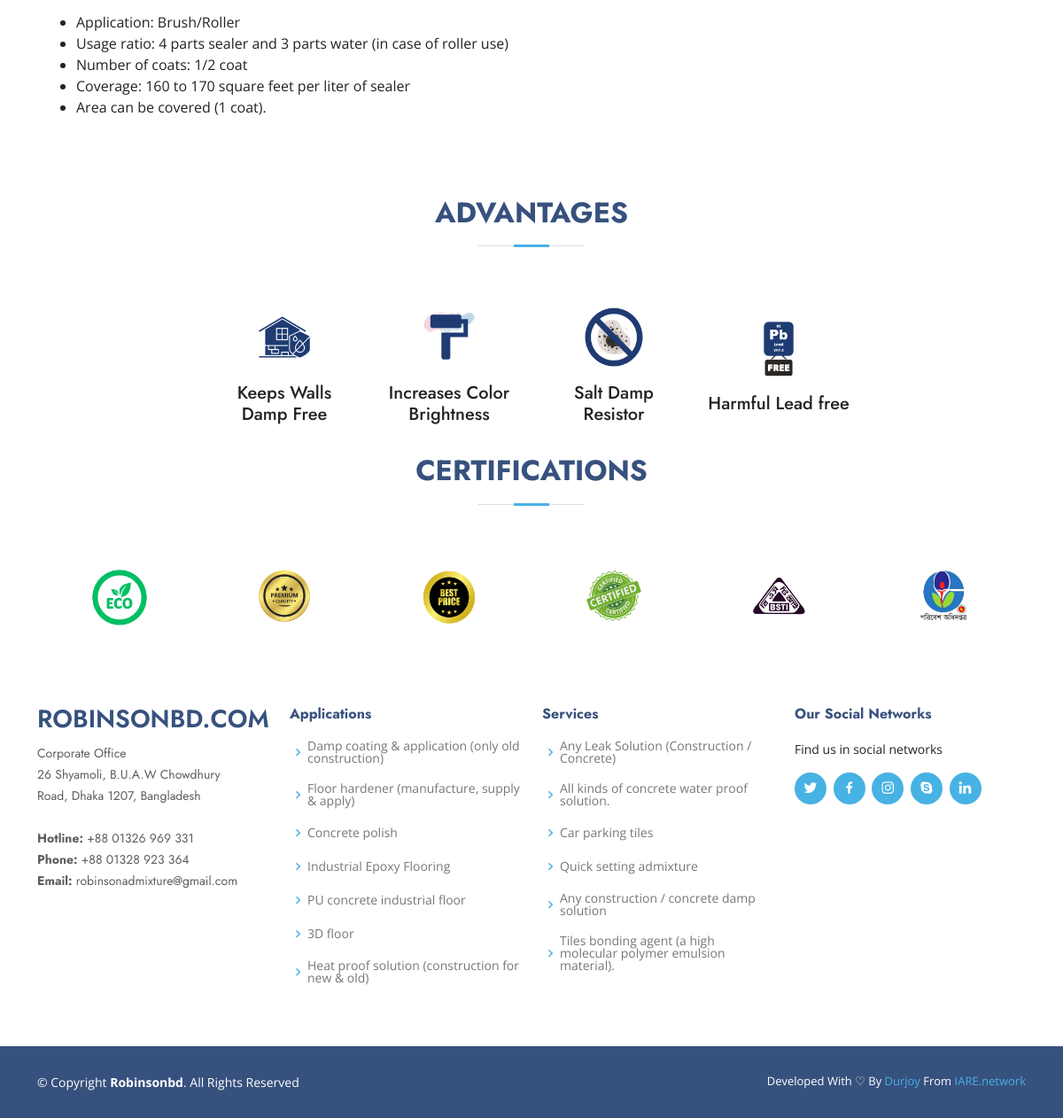
/products/product-detail/2 (lower part), run on an earlier commit of the app's database.
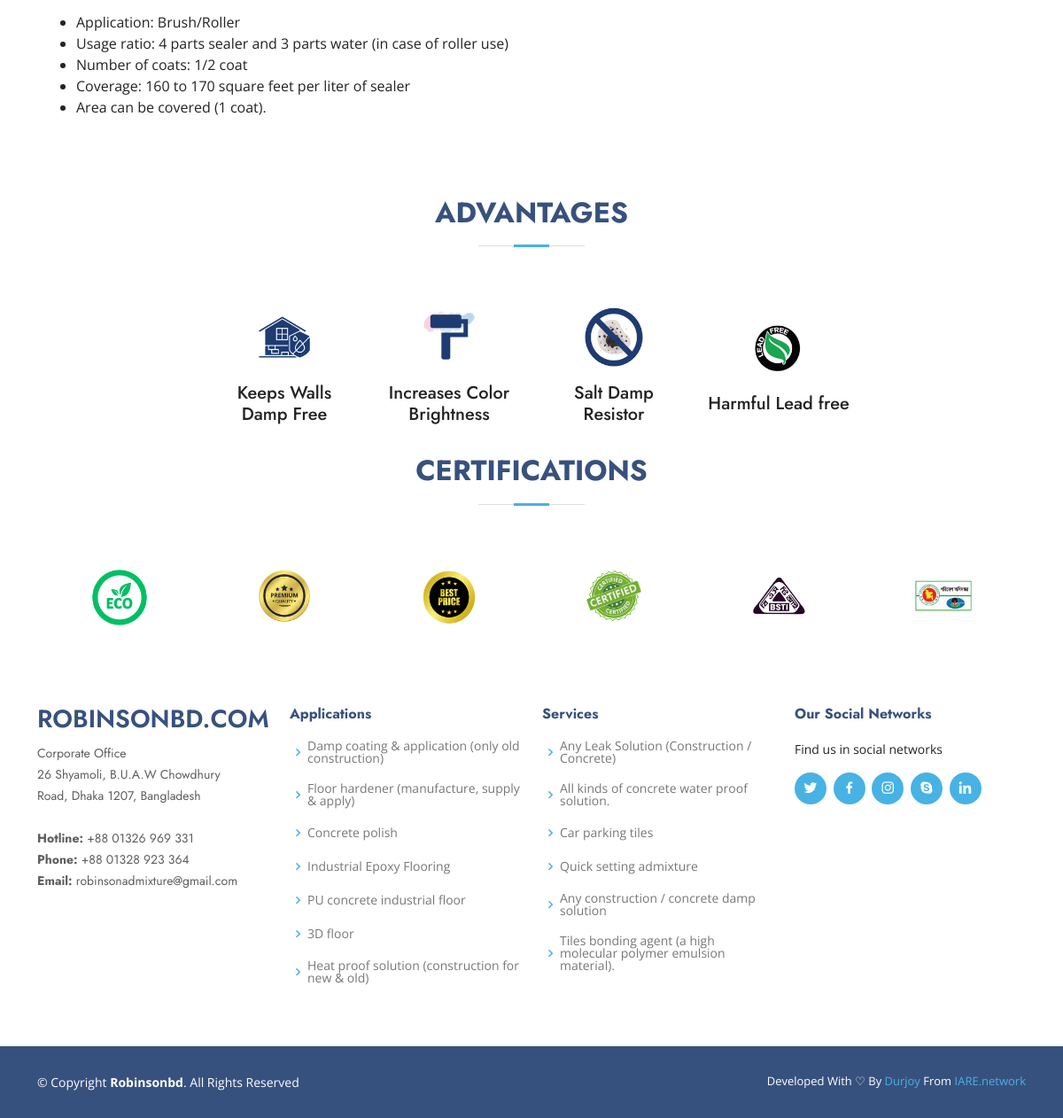
And on a later commit of the database.
### products/models.py (models this page shows, shortened)
class CategoryFeatures(models.Model):
    category = models.ForeignKey(Category, on_delete=models.CASCADE)
    serial_number = models.IntegerField(unique=True)
    caption = models.CharField(max_length=1000, default='caption', null=False, blank=False)
    photo = models.ImageField(upload_to='media/category-features', null=False, blank=False)

class CategoryCertification(models.Model):
    category = models.ForeignKey(Category, on_delete=models.CASCADE)
    serial_number = models.IntegerField(unique=True)
    photo = models.ImageField(upload_to='media/category-certifications')

### products/views.py (the view)
# urls.py: path('product-detail/<int:pk>', views.view_product, name='view-product'),
def view_product(request, pk):
    product = Product.objects.get(pk=pk)
    certificates = CategoryCertification.objects.filter(category=product.category)
    features = CategoryFeatures.objects.filter(category=product.category)
    how_to_use = CategoryHowToUse.objects.filter(category=product.category)
    return render(request, 'view-product.html', {
        "product": product,
        "certificates": certificates,
        "features": features,
        "how_to_use": how_to_use,
    })

### extras/context_processor.py (called while the page is built)
def get_services(request):
    return {"all_services": Service.objects.all()}

def get_applications(request):
    return {"all_applications": Application.objects.all()}

### products/templates/view-product.html (shortened to what this page needs)
{% extends 'base.html' %}
{% load static %}
{% block content %}
    <br>
    <br>
    <br>
    <div class="container">
        <section id="products" class="why-us section-bg">
            <div class="container-fluid" data-aos="fade-up">
                {{ product.description |safe }}
            </div>
        </section>
        <section id="clients" class="clients section-bg">
            <div class="container">
                <div class="section-title">
                    <h2>Advantages</h2>
                </div>
                <div class="row" data-aos="zoom-in" style="justify-content: center;">
                    {% for feature in features %}
                        <div class="col-lg-2 col-md-4 col-6 d-flex align-items-center justify-content-center" style="display: flex!important;   align-content: center; flex-wrap: wrap; flex-direction: column;}">
                            <img src = "{{ feature.photo.url }}" class="img-fluid" alt="">
                            <h5>{{ feature.caption }}</h5>
                        </div>
                    {% endfor %}
                </div>
            </div>
        </section>
        <section id="clients" class="clients section-bg">
            <div class="container">
                <div class="section-title">
                    <h2>Certifications</h2>
                </div>
                <div class="row" data-aos="zoom-in" style="justify-content: center;">
                    {% for certificate in certificates %}
                        <div class="col-lg-2 col-md-4 col-6 d-flex align-items-center justify-content-center" style="display: flex!important;   align-content: center; flex-wrap: wrap; flex-direction: column;}">
                            <img src = "{{ certificate.photo.url }}" class="img-fluid" alt="">
                        </div>
                    {% endfor %}
                </div>
            </div>
        </section>
    </div>
{% endblock %}

What changed in the data, as far as the page shows it:
changed CategoryFeatures "Harmful Lead free": photo: a different picture
changed CategoryCertification (number 6 of 6 on the later page): photo: a different picture
